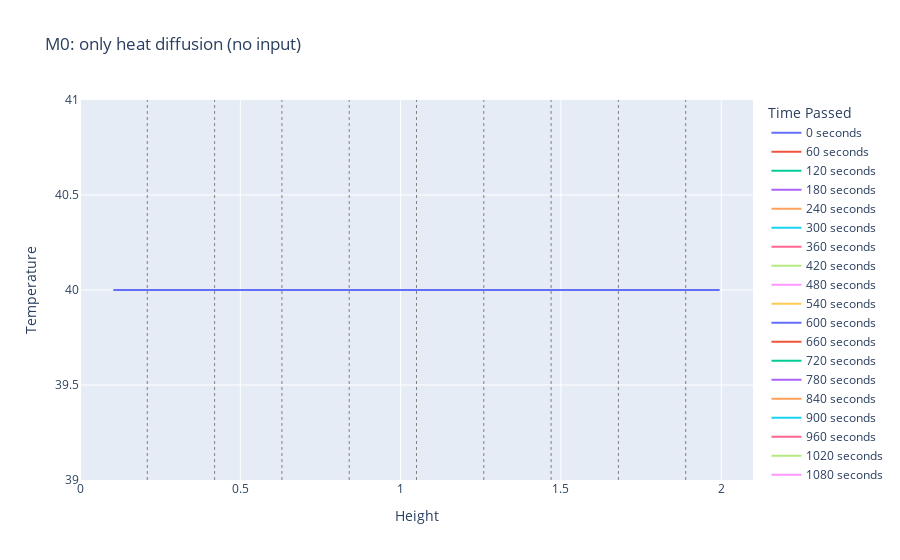
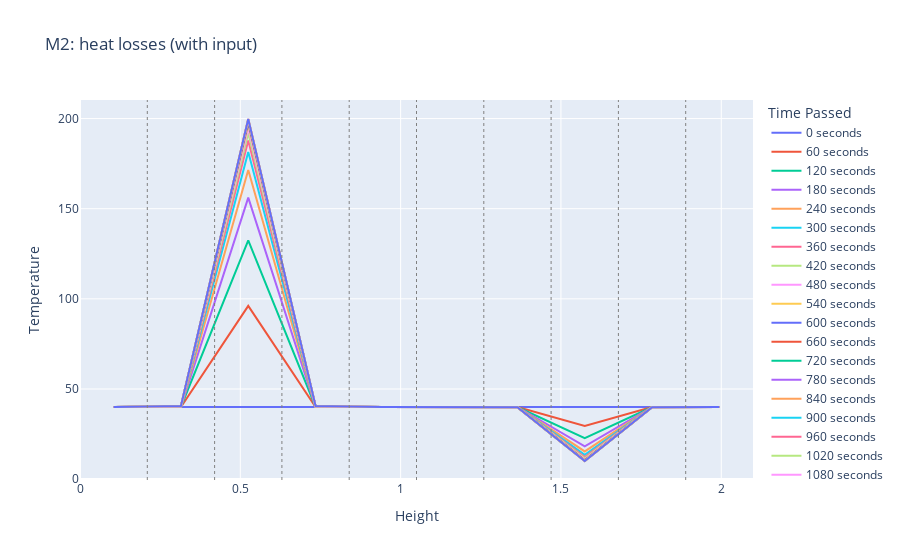
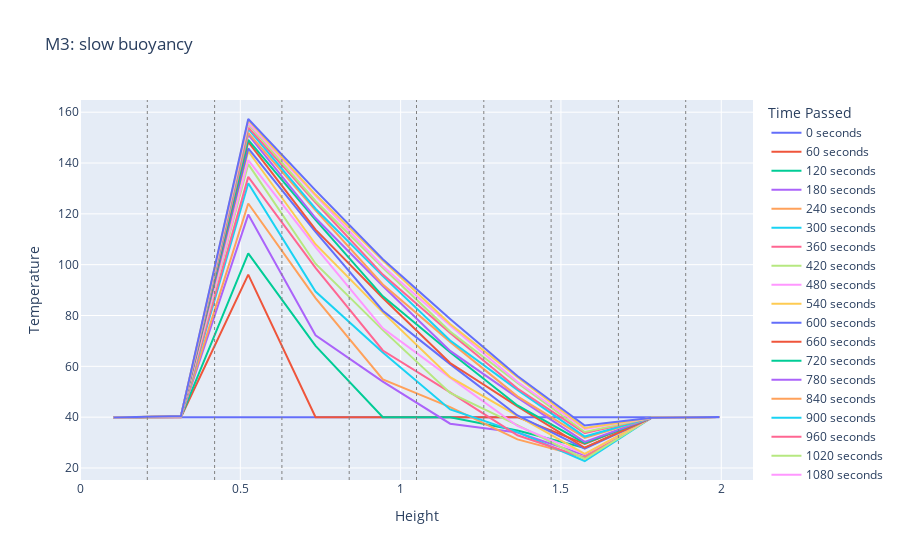
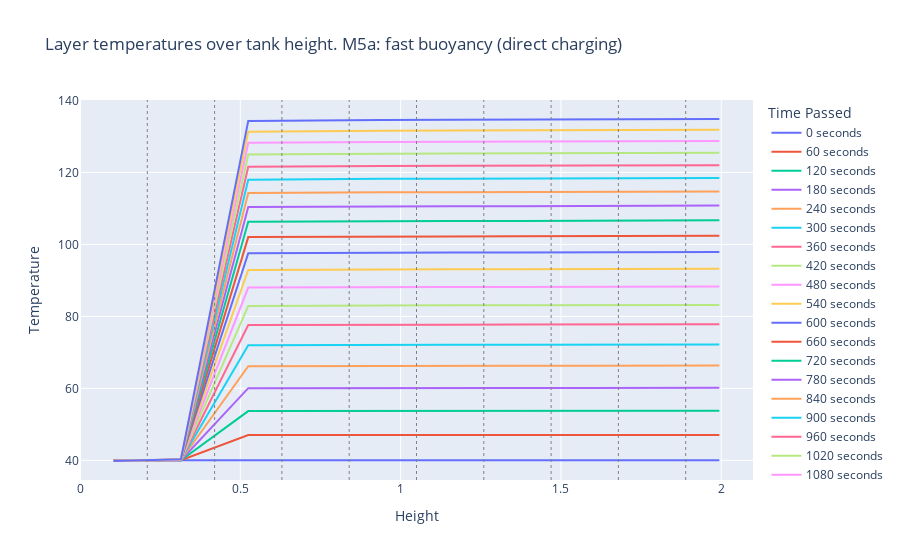

Here is the notebook cell these charts were saved with, in order:
### Markdown cell above
#### Model 5: only direct heating (heat flowing streams)

### Code cell
# MODEL 0 - only dif (no inputs)
tank_vector0 = HeatDistributionVector_model0(alpha, z, T_zero, dt)
stability0 = tank_vector0.stability_check()
if (stability0 == 0):
    # Solve for the temperatures
    final_temperature0, results0 = tank_vector0.vector_solve(num_steps)
    # Plot the results
    plot_results_height(results0, tank_vector0.heights, dt, z, dz, "M0: only heat diffusion (no input)")
    #plot_results_time(results0, dt, "M0: only heat diffusion (no input)")

# MODEL 2 - heat losses (with inputs)
tank_vector2 = HeatDistributionVector_model2(alpha, beta_i, beta_bottom, beta_top, lambda_i, phi_i, z, T_a, T_zero, dt, Qdot, mdot, Tm)
stability2 = tank_vector2.stability_check()
if (stability2 == 0):
    # Solve for the temperatures
    final_temperature2, results2 = tank_vector2.vector_solve(num_steps)
    # Plot the results
    plot_results_height(results2, tank_vector2.heights, dt, z, dz, "M2: heat losses (with input)")
    #plot_results_time(results2, dt, "Temperature development of each layer over time. M2: heat losses (with input)")

# MODEL 3 - slow buoy (inputs)
tank_vector3 = HeatDistributionVector_model3(alpha, beta_i, beta_bottom, beta_top, lambda_i, phi_i, z, T_a, T_zero, dt, Qdot, mdot, Tm)
stability3 = tank_vector3.stability_check()
if (stability3 == 0):
    # Solve for the temperatures
    final_temperature3, results3 = tank_vector3.vector_solve(num_steps)
    # Plot the results
    plot_results_height(results3, tank_vector3.heights, dt, z, dz, "M3: slow buoyancy")
    #plot_results_time(results3, dt, "Temperature development of each layer over time. M3: slow buoyancy")


# MODEL 5a - fast buoy (mdot - only direct charging)

tank_vector5a = HeatDistributionVector_model5a(alpha, beta_i, beta_bottom, beta_top, lambda_i, phi_i, z, T_a, T_zero, dt, Qdot, mdot, Tm)
stability5a = tank_vector5a.stability_check()
if (stability5a == 0):
    # Solve for the temperatures
    final_temperature5a, results5a = tank_vector5a.vector_solve(num_steps)
    # Plot the results
    plot_results_height(results5a, tank_vector5a.heights, dt, z, dz, "Layer temperatures over tank height. M5a: fast buoyancy (direct charging)")
    #plot_results_time(results4, dt, "M4: fast buoyancy (only indirect charging), Temperature development of each layer over time.)")



# MODEL 5b - fast buoy (mdot - separated)
tank_vector5b = HeatDistributionVector_model5b(alpha, beta_i, beta_bottom, beta_top, lambda_i, phi_i, z, T_a, T_zero, dt, Qdot, mdot, Tm)
stability5b = tank_vector5b.stability_check()
if (stability5b == 0):
    # Solve for the temperatures
    final_temperature5b, results5b = tank_vector5b.vector_solve(num_steps)
    # Plot the results
    plot_results_height(results5b, tank_vector5b.heights, dt, z, dz, "M5: separeted direct charging")
    #plot_results_time(results4, dt, "M4: fast buoyancy (only indirect charging), Temperature development of each layer over time.)")


# MODEL 5 - fast buoy (mdot - integrated)
tank_vector5 = HeatDistributionVector_model5(alpha, beta_i, beta_bottom, beta_top, lambda_i, phi_i, z, T_a, T_zero, dt, Qdot, mdot, Tm)
stability5 = tank_vector5.stability_check()
if (stability5 == 0):
    # Solve for the temperatures
    final_temperature5, results5 = tank_vector5.vector_solve(num_steps)
    # Plot the results
    plot_results_height(results5, tank_vector5.heights, dt, z, dz, "Layer temperatures over tank height. M5: integrated direct charging")
    #plot_results_time(results4, dt, "M4: fast buoyancy (only indirect charging), Temperature development of each layer over time.)")

### Figure 1 — Plotly figure (JSON) as saved in the notebook; plotly's stock layout.template omitted (floating-point values rounded to 4 significant figures)
{"data": [{"mode": "lines", "name": "0 seconds", "type": "scatter", "x": [0.105, 0.3149, 0.5248, 0.7347, 0.9446, 1.154, 1.364, 1.574, 1.784, 1.994], "y": [40, 40, 40, 40, 40, 40, 40, 40, 40, 40]}, {"mode": "lines", "name": "60 seconds", "type": "scatter", "x": [0.105, 0.3149, 0.5248, 0.7347, 0.9446, 1.154, 1.364, 1.574, 1.784, 1.994], "y": [40, 40, 40, 40, 40, 40, 40, 40, 40, 40]}, {"mode": "lines", "name": "120 seconds", "type": "scatter", "x": [0.105, 0.3149, 0.5248, 0.7347, 0.9446, 1.154, 1.364, 1.574, 1.784, 1.994], "y": [40, 40, 40, 40, 40, 40, 40, 40, 40, 40]}, {"mode": "lines", "name": "180 seconds", "type": "scatter", "x": [0.105, 0.3149, 0.5248, 0.7347, 0.9446, 1.154, 1.364, 1.574, 1.784, 1.994], "y": [40, 40, 40, 40, 40, 40, 40, 40, 40, 40]}, {"mode": "lines", "name": "240 seconds", "type": "scatter", "x": [0.105, 0.3149, 0.5248, 0.7347, 0.9446, 1.154, 1.364, 1.574, 1.784, 1.994], "y": [40, 40, 40, 40, 40, 40, 40, 40, 40, 40]}, {"mode": "lines", "name": "300 seconds", "type": "scatter", "x": [0.105, 0.3149, 0.5248, 0.7347, 0.9446, 1.154, 1.364, 1.574, 1.784, 1.994], "y": [40, 40, 40, 40, 40, 40, 40, 40, 40, 40]}, {"mode": "lines", "name": "360 seconds", "type": "scatter", "x": [0.105, 0.3149, 0.5248, 0.7347, 0.9446, 1.154, 1.364, 1.574, 1.784, 1.994], "y": [40, 40, 40, 40, 40, 40, 40, 40, 40, 40]}, {"mode": "lines", "name": "420 seconds", "type": "scatter", "x": [0.105, 0.3149, 0.5248, 0.7347, 0.9446, 1.154, 1.364, 1.574, 1.784, 1.994], "y": [40, 40, 40, 40, 40, 40, 40, 40, 40, 40]}, {"mode": "lines", "name": "480 seconds", "type": "scatter", "x": [0.105, 0.3149, 0.5248, 0.7347, 0.9446, 1.154, 1.364, 1.574, 1.784, 1.994], "y": [40, 40, 40, 40, 40, 40, 40, 40, 40, 40]}, {"mode": "lines", "name": "540 seconds", "type": "scatter", "x": [0.105, 0.3149, 0.5248, 0.7347, 0.9446, 1.154, 1.364, 1.574, 1.784, 1.994], "y": [40, 40, 40, 40, 40, 40, 40, 40, 40, 40]}, {"mode": "lines", "name": "600 seconds", "type": "scatter", "x": [0.105, 0.3149, 0.5248, 0.7347, 0.9446, 1.154, 1.364, 1.574, 1.784, 1.994], "y": [40, 40, 40, 40, 40, 40, 40, 40, 40, 40]}, {"mode": "lines", "name": "660 seconds", "type": "scatter", "x": [0.105, 0.3149, 0.5248, 0.7347, 0.9446, 1.154, 1.364, 1.574, 1.784, 1.994], "y": [40, 40, 40, 40, 40, 40, 40, 40, 40, 40]}, {"mode": "lines", "name": "720 seconds", "type": "scatter", "x": [0.105, 0.3149, 0.5248, 0.7347, 0.9446, 1.154, 1.364, 1.574, 1.784, 1.994], "y": [40, 40, 40, 40, 40, 40, 40, 40, 40, 40]}, {"mode": "lines", "name": "780 seconds", "type": "scatter", "x": [0.105, 0.3149, 0.5248, 0.7347, 0.9446, 1.154, 1.364, 1.574, 1.784, 1.994], "y": [40, 40, 40, 40, 40, 40, 40, 40, 40, 40]}, {"mode": "lines", "name": "840 seconds", "type": "scatter", "x": [0.105, 0.3149, 0.5248, 0.7347, 0.9446, 1.154, 1.364, 1.574, 1.784, 1.994], "y": [40, 40, 40, 40, 40, 40, 40, 40, 40, 40]}, {"mode": "lines", "name": "900 seconds", "type": "scatter", "x": [0.105, 0.3149, 0.5248, 0.7347, 0.9446, 1.154, 1.364, 1.574, 1.784, 1.994], "y": [40, 40, 40, 40, 40, 40, 40, 40, 40, 40]}, {"mode": "lines", "name": "960 seconds", "type": "scatter", "x": [0.105, 0.3149, 0.5248, 0.7347, 0.9446, 1.154, 1.364, 1.574, 1.784, 1.994], "y": [40, 40, 40, 40, 40, 40, 40, 40, 40, 40]}, {"mode": "lines", "name": "1020 seconds", "type": "scatter", "x": [0.105, 0.3149, 0.5248, 0.7347, 0.9446, 1.154, 1.364, 1.574, 1.784, 1.994], "y": [40, 40, 40, 40, 40, 40, 40, 40, 40, 40]}, {"mode": "lines", "name": "1080 seconds", "type": "scatter", "x": [0.105, 0.3149, 0.5248, 0.7347, 0.9446, 1.154, 1.364, 1.574, 1.784, 1.994], "y": [40, 40, 40, 40, 40, 40, 40, 40, 40, 40]}, {"mode": "lines", "name": "1140 seconds", "type": "scatter", "x": [0.105, 0.3149, 0.5248, 0.7347, 0.9446, 1.154, 1.364, 1.574, 1.784, 1.994], "y": [40, 40, 40, 40, 40, 40, 40, 40, 40, 40]}, {"mode": "lines", "name": "1200 seconds", "type": "scatter", "x": [0.105, 0.3149, 0.5248, 0.7347, 0.9446, 1.154, 1.364, 1.574, 1.784, 1.994], "y": [40, 40, 40, 40, 40, 40, 40, 40, 40, 40]}], "layout": {"legend": {"title": {"text": "Time Passed"}}, "shapes": [{"line": {"color": "grey", "dash": "dot", "width": 1}, "type": "line", "x0": 0.2099, "x1": 0.2099, "xref": "x", "y0": 0, "y1": 1, "yref": "paper"}, {"line": {"color": "grey", "dash": "dot", "width": 1}, "type": "line", "x0": 0.4198, "x1": 0.4198, "xref": "x", "y0": 0, "y1": 1, "yref": "paper"}, {"line": {"color": "grey", "dash": "dot", "width": 1}, "type": "line", "x0": 0.6297, "x1": 0.6297, "xref": "x", "y0": 0, "y1": 1, "yref": "paper"}, {"line": {"color": "grey", "dash": "dot", "width": 1}, "type": "line", "x0": 0.8396, "x1": 0.8396, "xref": "x", "y0": 0, "y1": 1, "yref": "paper"}, {"line": {"color": "grey", "dash": "dot", "width": 1}, "type": "line", "x0": 1.05, "x1": 1.05, "xref": "x", "y0": 0, "y1": 1, "yref": "paper"}, {"line": {"color": "grey", "dash": "dot", "width": 1}, "type": "line", "x0": 1.259, "x1": 1.259, "xref": "x", "y0": 0, "y1": 1, "yref": "paper"}, {"line": {"color": "grey", "dash": "dot", "width": 1}, "type": "line", "x0": 1.469, "x1": 1.469, "xref": "x", "y0": 0, "y1": 1, "yref": "paper"}, {"line": {"color": "grey", "dash": "dot", "width": 1}, "type": "line", "x0": 1.679, "x1": 1.679, "xref": "x", "y0": 0, "y1": 1, "yref": "paper"}, {"line": {"color": "grey", "dash": "dot", "width": 1}, "type": "line", "x0": 1.889, "x1": 1.889, "xref": "x", "y0": 0, "y1": 1, "yref": "paper"}], "title": {"text": "M0: only heat diffusion (no input)"}, "xaxis": {"range": [0, 2.099], "title": {"text": "Height"}}, "yaxis": {"title": {"text": "Temperature"}}}}

### Figure 2 — Plotly figure (JSON) as saved in the notebook; plotly's stock layout.template omitted (floating-point values rounded to 4 significant figures)
{"data": [{"mode": "lines", "name": "0 seconds", "type": "scatter", "x": [0.105, 0.3149, 0.5248, 0.7347, 0.9446, 1.154, 1.364, 1.574, 1.784, 1.994], "y": [40, 40, 40, 40, 40, 40, 40, 40, 40, 40]}, {"mode": "lines", "name": "60 seconds", "type": "scatter", "x": [0.105, 0.3149, 0.5248, 0.7347, 0.9446, 1.154, 1.364, 1.574, 1.784, 1.994], "y": [40.0, 40.0, 96.1, 40.0, 40.0, 40.0, 40.0, 29.48, 40.0, 40.0]}, {"mode": "lines", "name": "120 seconds", "type": "scatter", "x": [0.105, 0.3149, 0.5248, 0.7347, 0.9446, 1.154, 1.364, 1.574, 1.784, 1.994], "y": [39.99, 40.01, 132.5, 40.01, 40.0, 40.0, 40.0, 22.65, 40.0, 39.99]}, {"mode": "lines", "name": "180 seconds", "type": "scatter", "x": [0.105, 0.3149, 0.5248, 0.7347, 0.9446, 1.154, 1.364, 1.574, 1.784, 1.994], "y": [39.99, 40.03, 156.1, 40.03, 40.0, 40.0, 39.99, 18.22, 39.99, 39.99]}, {"mode": "lines", "name": "240 seconds", "type": "scatter", "x": [0.105, 0.3149, 0.5248, 0.7347, 0.9446, 1.154, 1.364, 1.574, 1.784, 1.994], "y": [39.99, 40.05, 171.5, 40.05, 39.99, 39.99, 39.98, 15.35, 39.98, 39.99]}, {"mode": "lines", "name": "300 seconds", "type": "scatter", "x": [0.105, 0.3149, 0.5248, 0.7347, 0.9446, 1.154, 1.364, 1.574, 1.784, 1.994], "y": [39.99, 40.07, 181.4, 40.07, 39.99, 39.99, 39.98, 13.48, 39.98, 39.99]}, {"mode": "lines", "name": "360 seconds", "type": "scatter", "x": [0.105, 0.3149, 0.5248, 0.7347, 0.9446, 1.154, 1.364, 1.574, 1.784, 1.994], "y": [39.98, 40.1, 187.9, 40.1, 39.99, 39.99, 39.97, 12.27, 39.97, 39.98]}, {"mode": "lines", "name": "420 seconds", "type": "scatter", "x": [0.105, 0.3149, 0.5248, 0.7347, 0.9446, 1.154, 1.364, 1.574, 1.784, 1.994], "y": [39.98, 40.13, 192.1, 40.13, 39.99, 39.99, 39.96, 11.49, 39.96, 39.98]}, {"mode": "lines", "name": "480 seconds", "type": "scatter", "x": [0.105, 0.3149, 0.5248, 0.7347, 0.9446, 1.154, 1.364, 1.574, 1.784, 1.994], "y": [39.98, 40.16, 194.8, 40.16, 39.99, 39.99, 39.96, 10.98, 39.96, 39.98]}, {"mode": "lines", "name": "540 seconds", "type": "scatter", "x": [0.105, 0.3149, 0.5248, 0.7347, 0.9446, 1.154, 1.364, 1.574, 1.784, 1.994], "y": [39.98, 40.18, 196.5, 40.18, 39.99, 39.99, 39.95, 10.64, 39.95, 39.98]}, {"mode": "lines", "name": "600 seconds", "type": "scatter", "x": [0.105, 0.3149, 0.5248, 0.7347, 0.9446, 1.154, 1.364, 1.574, 1.784, 1.994], "y": [39.97, 40.21, 197.7, 40.21, 39.99, 39.99, 39.94, 10.43, 39.94, 39.97]}, {"mode": "lines", "name": "660 seconds", "type": "scatter", "x": [0.105, 0.3149, 0.5248, 0.7347, 0.9446, 1.154, 1.364, 1.574, 1.784, 1.994], "y": [39.97, 40.24, 198.4, 40.24, 39.99, 39.98, 39.94, 10.29, 39.94, 39.97]}, {"mode": "lines", "name": "720 seconds", "type": "scatter", "x": [0.105, 0.3149, 0.5248, 0.7347, 0.9446, 1.154, 1.364, 1.574, 1.784, 1.994], "y": [39.97, 40.27, 198.9, 40.27, 39.98, 39.98, 39.93, 10.2, 39.93, 39.97]}, {"mode": "lines", "name": "780 seconds", "type": "scatter", "x": [0.105, 0.3149, 0.5248, 0.7347, 0.9446, 1.154, 1.364, 1.574, 1.784, 1.994], "y": [39.97, 40.3, 199.2, 40.3, 39.98, 39.98, 39.92, 10.14, 39.92, 39.97]}, {"mode": "lines", "name": "840 seconds", "type": "scatter", "x": [0.105, 0.3149, 0.5248, 0.7347, 0.9446, 1.154, 1.364, 1.574, 1.784, 1.994], "y": [39.96, 40.33, 199.4, 40.33, 39.98, 39.98, 39.91, 10.1, 39.91, 39.96]}, {"mode": "lines", "name": "900 seconds", "type": "scatter", "x": [0.105, 0.3149, 0.5248, 0.7347, 0.9446, 1.154, 1.364, 1.574, 1.784, 1.994], "y": [39.96, 40.36, 199.6, 40.36, 39.98, 39.98, 39.91, 10.08, 39.91, 39.96]}, {"mode": "lines", "name": "960 seconds", "type": "scatter", "x": [0.105, 0.3149, 0.5248, 0.7347, 0.9446, 1.154, 1.364, 1.574, 1.784, 1.994], "y": [39.96, 40.39, 199.6, 40.39, 39.98, 39.98, 39.9, 10.06, 39.9, 39.96]}, {"mode": "lines", "name": "1020 seconds", "type": "scatter", "x": [0.105, 0.3149, 0.5248, 0.7347, 0.9446, 1.154, 1.364, 1.574, 1.784, 1.994], "y": [39.96, 40.42, 199.7, 40.42, 39.98, 39.98, 39.89, 10.05, 39.89, 39.95]}, {"mode": "lines", "name": "1080 seconds", "type": "scatter", "x": [0.105, 0.3149, 0.5248, 0.7347, 0.9446, 1.154, 1.364, 1.574, 1.784, 1.994], "y": [39.95, 40.46, 199.7, 40.46, 39.98, 39.98, 39.89, 10.05, 39.89, 39.95]}, {"mode": "lines", "name": "1140 seconds", "type": "scatter", "x": [0.105, 0.3149, 0.5248, 0.7347, 0.9446, 1.154, 1.364, 1.574, 1.784, 1.994], "y": [39.95, 40.49, 199.8, 40.49, 39.97, 39.97, 39.88, 10.04, 39.88, 39.95]}, {"mode": "lines", "name": "1200 seconds", "type": "scatter", "x": [0.105, 0.3149, 0.5248, 0.7347, 0.9446, 1.154, 1.364, 1.574, 1.784, 1.994], "y": [39.95, 40.52, 199.8, 40.52, 39.97, 39.97, 39.87, 10.04, 39.87, 39.95]}], "layout": {"legend": {"title": {"text": "Time Passed"}}, "shapes": [{"line": {"color": "grey", "dash": "dot", "width": 1}, "type": "line", "x0": 0.2099, "x1": 0.2099, "xref": "x", "y0": 0, "y1": 1, "yref": "paper"}, {"line": {"color": "grey", "dash": "dot", "width": 1}, "type": "line", "x0": 0.4198, "x1": 0.4198, "xref": "x", "y0": 0, "y1": 1, "yref": "paper"}, {"line": {"color": "grey", "dash": "dot", "width": 1}, "type": "line", "x0": 0.6297, "x1": 0.6297, "xref": "x", "y0": 0, "y1": 1, "yref": "paper"}, {"line": {"color": "grey", "dash": "dot", "width": 1}, "type": "line", "x0": 0.8396, "x1": 0.8396, "xref": "x", "y0": 0, "y1": 1, "yref": "paper"}, {"line": {"color": "grey", "dash": "dot", "width": 1}, "type": "line", "x0": 1.05, "x1": 1.05, "xref": "x", "y0": 0, "y1": 1, "yref": "paper"}, {"line": {"color": "grey", "dash": "dot", "width": 1}, "type": "line", "x0": 1.259, "x1": 1.259, "xref": "x", "y0": 0, "y1": 1, "yref": "paper"}, {"line": {"color": "grey", "dash": "dot", "width": 1}, "type": "line", "x0": 1.469, "x1": 1.469, "xref": "x", "y0": 0, "y1": 1, "yref": "paper"}, {"line": {"color": "grey", "dash": "dot", "width": 1}, "type": "line", "x0": 1.679, "x1": 1.679, "xref": "x", "y0": 0, "y1": 1, "yref": "paper"}, {"line": {"color": "grey", "dash": "dot", "width": 1}, "type": "line", "x0": 1.889, "x1": 1.889, "xref": "x", "y0": 0, "y1": 1, "yref": "paper"}], "title": {"text": "M2: heat losses (with input)"}, "xaxis": {"range": [0, 2.099], "title": {"text": "Height"}}, "yaxis": {"title": {"text": "Temperature"}}}}

### Figure 3 — Plotly figure (JSON) as saved in the notebook; plotly's stock layout.template omitted (floating-point values rounded to 4 significant figures)
{"data": [{"mode": "lines", "name": "0 seconds", "type": "scatter", "x": [0.105, 0.3149, 0.5248, 0.7347, 0.9446, 1.154, 1.364, 1.574, 1.784, 1.994], "y": [40, 40, 40, 40, 40, 40, 40, 40, 40, 40]}, {"mode": "lines", "name": "60 seconds", "type": "scatter", "x": [0.105, 0.3149, 0.5248, 0.7347, 0.9446, 1.154, 1.364, 1.574, 1.784, 1.994], "y": [39.96, 40.0, 96.1, 40.0, 40.0, 40.0, 40.0, 29.48, 40.0, 40.03]}, {"mode": "lines", "name": "120 seconds", "type": "scatter", "x": [0.105, 0.3149, 0.5248, 0.7347, 0.9446, 1.154, 1.364, 1.574, 1.784, 1.994], "y": [39.93, 40.03, 104.5, 68.02, 40.0, 40.0, 34.77, 27.91, 39.97, 40.06]}, {"mode": "lines", "name": "180 seconds", "type": "scatter", "x": [0.105, 0.3149, 0.5248, 0.7347, 0.9446, 1.154, 1.364, 1.574, 1.784, 1.994], "y": [39.92, 40.06, 119.7, 72.22, 53.98, 37.42, 33.95, 25.06, 39.95, 40.07]}, {"mode": "lines", "name": "240 seconds", "type": "scatter", "x": [0.105, 0.3149, 0.5248, 0.7347, 0.9446, 1.154, 1.364, 1.574, 1.784, 1.994], "y": [39.9, 40.09, 124.1, 86.85, 54.82, 43.97, 31.24, 24.23, 39.93, 40.08]}, {"mode": "lines", "name": "300 seconds", "type": "scatter", "x": [0.105, 0.3149, 0.5248, 0.7347, 0.9446, 1.154, 1.364, 1.574, 1.784, 1.994], "y": [39.89, 40.11, 132.1, 89.45, 65.41, 43.03, 34.1, 22.75, 39.92, 40.09]}, {"mode": "lines", "name": "360 seconds", "type": "scatter", "x": [0.105, 0.3149, 0.5248, 0.7347, 0.9446, 1.154, 1.364, 1.574, 1.784, 1.994], "y": [39.88, 40.13, 134.5, 98.73, 66.24, 49.76, 32.89, 23.96, 39.9, 40.09]}, {"mode": "lines", "name": "420 seconds", "type": "scatter", "x": [0.105, 0.3149, 0.5248, 0.7347, 0.9446, 1.154, 1.364, 1.574, 1.784, 1.994], "y": [39.88, 40.15, 139.6, 100.4, 74.25, 49.56, 36.86, 23.53, 39.89, 40.1]}, {"mode": "lines", "name": "480 seconds", "type": "scatter", "x": [0.105, 0.3149, 0.5248, 0.7347, 0.9446, 1.154, 1.364, 1.574, 1.784, 1.994], "y": [39.87, 40.17, 141.1, 106.9, 74.97, 55.55, 36.54, 25.46, 39.88, 40.1]}, {"mode": "lines", "name": "540 seconds", "type": "scatter", "x": [0.105, 0.3149, 0.5248, 0.7347, 0.9446, 1.154, 1.364, 1.574, 1.784, 1.994], "y": [39.87, 40.2, 144.6, 108.0, 81.23, 55.76, 40.5, 25.59, 39.87, 40.1]}, {"mode": "lines", "name": "600 seconds", "type": "scatter", "x": [0.105, 0.3149, 0.5248, 0.7347, 0.9446, 1.154, 1.364, 1.574, 1.784, 1.994], "y": [39.86, 40.22, 145.7, 112.9, 81.9, 60.87, 40.67, 27.59, 39.86, 40.11]}, {"mode": "lines", "name": "660 seconds", "type": "scatter", "x": [0.105, 0.3149, 0.5248, 0.7347, 0.9446, 1.154, 1.364, 1.574, 1.784, 1.994], "y": [39.86, 40.24, 148.3, 113.8, 86.89, 61.28, 44.23, 27.97, 39.85, 40.11]}, {"mode": "lines", "name": "720 seconds", "type": "scatter", "x": [0.105, 0.3149, 0.5248, 0.7347, 0.9446, 1.154, 1.364, 1.574, 1.784, 1.994], "y": [39.85, 40.26, 149.1, 117.6, 87.54, 65.56, 44.62, 29.8, 39.85, 40.11]}, {"mode": "lines", "name": "780 seconds", "type": "scatter", "x": [0.105, 0.3149, 0.5248, 0.7347, 0.9446, 1.154, 1.364, 1.574, 1.784, 1.994], "y": [39.85, 40.28, 151.2, 118.3, 91.58, 66.08, 47.68, 30.27, 39.84, 40.11]}, {"mode": "lines", "name": "840 seconds", "type": "scatter", "x": [0.105, 0.3149, 0.5248, 0.7347, 0.9446, 1.154, 1.364, 1.574, 1.784, 1.994], "y": [39.85, 40.3, 151.8, 121.4, 92.21, 69.63, 48.18, 31.87, 39.83, 40.11]}, {"mode": "lines", "name": "900 seconds", "type": "scatter", "x": [0.105, 0.3149, 0.5248, 0.7347, 0.9446, 1.154, 1.364, 1.574, 1.784, 1.994], "y": [39.84, 40.32, 153.5, 122.0, 95.5, 70.19, 50.75, 32.36, 39.83, 40.11]}, {"mode": "lines", "name": "960 seconds", "type": "scatter", "x": [0.105, 0.3149, 0.5248, 0.7347, 0.9446, 1.154, 1.364, 1.574, 1.784, 1.994], "y": [39.84, 40.34, 154.0, 124.5, 96.1, 73.12, 51.27, 33.72, 39.82, 40.11]}, {"mode": "lines", "name": "1020 seconds", "type": "scatter", "x": [0.105, 0.3149, 0.5248, 0.7347, 0.9446, 1.154, 1.364, 1.574, 1.784, 1.994], "y": [39.84, 40.36, 155.3, 125.1, 98.8, 73.68, 53.42, 34.18, 39.82, 40.11]}, {"mode": "lines", "name": "1080 seconds", "type": "scatter", "x": [0.105, 0.3149, 0.5248, 0.7347, 0.9446, 1.154, 1.364, 1.574, 1.784, 1.994], "y": [39.84, 40.39, 155.8, 127.1, 99.37, 76.11, 53.93, 35.33, 39.81, 40.11]}, {"mode": "lines", "name": "1140 seconds", "type": "scatter", "x": [0.105, 0.3149, 0.5248, 0.7347, 0.9446, 1.154, 1.364, 1.574, 1.784, 1.994], "y": [39.83, 40.41, 156.9, 127.6, 101.6, 76.65, 55.72, 35.75, 39.81, 40.11]}, {"mode": "lines", "name": "1200 seconds", "type": "scatter", "x": [0.105, 0.3149, 0.5248, 0.7347, 0.9446, 1.154, 1.364, 1.574, 1.784, 1.994], "y": [39.83, 40.43, 157.3, 129.2, 102.1, 78.65, 56.2, 36.71, 39.8, 40.11]}], "layout": {"legend": {"title": {"text": "Time Passed"}}, "shapes": [{"line": {"color": "grey", "dash": "dot", "width": 1}, "type": "line", "x0": 0.2099, "x1": 0.2099, "xref": "x", "y0": 0, "y1": 1, "yref": "paper"}, {"line": {"color": "grey", "dash": "dot", "width": 1}, "type": "line", "x0": 0.4198, "x1": 0.4198, "xref": "x", "y0": 0, "y1": 1, "yref": "paper"}, {"line": {"color": "grey", "dash": "dot", "width": 1}, "type": "line", "x0": 0.6297, "x1": 0.6297, "xref": "x", "y0": 0, "y1": 1, "yref": "paper"}, {"line": {"color": "grey", "dash": "dot", "width": 1}, "type": "line", "x0": 0.8396, "x1": 0.8396, "xref": "x", "y0": 0, "y1": 1, "yref": "paper"}, {"line": {"color": "grey", "dash": "dot", "width": 1}, "type": "line", "x0": 1.05, "x1": 1.05, "xref": "x", "y0": 0, "y1": 1, "yref": "paper"}, {"line": {"color": "grey", "dash": "dot", "width": 1}, "type": "line", "x0": 1.259, "x1": 1.259, "xref": "x", "y0": 0, "y1": 1, "yref": "paper"}, {"line": {"color": "grey", "dash": "dot", "width": 1}, "type": "line", "x0": 1.469, "x1": 1.469, "xref": "x", "y0": 0, "y1": 1, "yref": "paper"}, {"line": {"color": "grey", "dash": "dot", "width": 1}, "type": "line", "x0": 1.679, "x1": 1.679, "xref": "x", "y0": 0, "y1": 1, "yref": "paper"}, {"line": {"color": "grey", "dash": "dot", "width": 1}, "type": "line", "x0": 1.889, "x1": 1.889, "xref": "x", "y0": 0, "y1": 1, "yref": "paper"}], "title": {"text": "M3: slow buoyancy"}, "xaxis": {"range": [0, 2.099], "title": {"text": "Height"}}, "yaxis": {"title": {"text": "Temperature"}}}}

### Figure 4 — Plotly figure (JSON) as saved in the notebook; plotly's stock layout.template omitted (floating-point values rounded to 4 significant figures)
{"data": [{"mode": "lines", "name": "0 seconds", "type": "scatter", "x": [0.105, 0.3149, 0.5248, 0.7347, 0.9446, 1.154, 1.364, 1.574, 1.784, 1.994], "y": [40, 40, 40, 40, 40, 40, 40, 40, 40, 40]}, {"mode": "lines", "name": "60 seconds", "type": "scatter", "x": [0.105, 0.3149, 0.5248, 0.7347, 0.9446, 1.154, 1.364, 1.574, 1.784, 1.994], "y": [39.96, 40.0, 47.01, 47.01, 47.01, 47.01, 47.01, 47.01, 47.01, 47.04]}, {"mode": "lines", "name": "120 seconds", "type": "scatter", "x": [0.105, 0.3149, 0.5248, 0.7347, 0.9446, 1.154, 1.364, 1.574, 1.784, 1.994], "y": [39.93, 40.03, 53.68, 53.71, 53.71, 53.71, 53.71, 53.71, 53.72, 53.77]}, {"mode": "lines", "name": "180 seconds", "type": "scatter", "x": [0.105, 0.3149, 0.5248, 0.7347, 0.9446, 1.154, 1.364, 1.574, 1.784, 1.994], "y": [39.91, 40.04, 60.06, 60.11, 60.12, 60.12, 60.12, 60.12, 60.14, 60.2]}, {"mode": "lines", "name": "240 seconds", "type": "scatter", "x": [0.105, 0.3149, 0.5248, 0.7347, 0.9446, 1.154, 1.364, 1.574, 1.784, 1.994], "y": [39.9, 40.06, 66.16, 66.23, 66.25, 66.25, 66.25, 66.26, 66.28, 66.34]}, {"mode": "lines", "name": "300 seconds", "type": "scatter", "x": [0.105, 0.3149, 0.5248, 0.7347, 0.9446, 1.154, 1.364, 1.574, 1.784, 1.994], "y": [39.89, 40.07, 72.0, 72.08, 72.11, 72.11, 72.11, 72.12, 72.14, 72.22]}, {"mode": "lines", "name": "360 seconds", "type": "scatter", "x": [0.105, 0.3149, 0.5248, 0.7347, 0.9446, 1.154, 1.364, 1.574, 1.784, 1.994], "y": [39.88, 40.08, 77.58, 77.68, 77.7, 77.71, 77.72, 77.72, 77.75, 77.83]}, {"mode": "lines", "name": "420 seconds", "type": "scatter", "x": [0.105, 0.3149, 0.5248, 0.7347, 0.9446, 1.154, 1.364, 1.574, 1.784, 1.994], "y": [39.87, 40.1, 82.92, 83.02, 83.06, 83.07, 83.07, 83.09, 83.12, 83.2]}, {"mode": "lines", "name": "480 seconds", "type": "scatter", "x": [0.105, 0.3149, 0.5248, 0.7347, 0.9446, 1.154, 1.364, 1.574, 1.784, 1.994], "y": [39.86, 40.11, 88.03, 88.13, 88.17, 88.19, 88.2, 88.21, 88.25, 88.33]}, {"mode": "lines", "name": "540 seconds", "type": "scatter", "x": [0.105, 0.3149, 0.5248, 0.7347, 0.9446, 1.154, 1.364, 1.574, 1.784, 1.994], "y": [39.85, 40.12, 92.91, 93.02, 93.07, 93.08, 93.09, 93.11, 93.15, 93.24]}, {"mode": "lines", "name": "600 seconds", "type": "scatter", "x": [0.105, 0.3149, 0.5248, 0.7347, 0.9446, 1.154, 1.364, 1.574, 1.784, 1.994], "y": [39.85, 40.13, 97.57, 97.7, 97.74, 97.76, 97.78, 97.8, 97.84, 97.93]}, {"mode": "lines", "name": "660 seconds", "type": "scatter", "x": [0.105, 0.3149, 0.5248, 0.7347, 0.9446, 1.154, 1.364, 1.574, 1.784, 1.994], "y": [39.84, 40.14, 102.0, 102.2, 102.2, 102.2, 102.3, 102.3, 102.3, 102.4]}, {"mode": "lines", "name": "720 seconds", "type": "scatter", "x": [0.105, 0.3149, 0.5248, 0.7347, 0.9446, 1.154, 1.364, 1.574, 1.784, 1.994], "y": [39.84, 40.16, 106.3, 106.4, 106.5, 106.5, 106.5, 106.6, 106.6, 106.7]}, {"mode": "lines", "name": "780 seconds", "type": "scatter", "x": [0.105, 0.3149, 0.5248, 0.7347, 0.9446, 1.154, 1.364, 1.574, 1.784, 1.994], "y": [39.83, 40.17, 110.4, 110.5, 110.6, 110.6, 110.6, 110.7, 110.7, 110.8]}, {"mode": "lines", "name": "840 seconds", "type": "scatter", "x": [0.105, 0.3149, 0.5248, 0.7347, 0.9446, 1.154, 1.364, 1.574, 1.784, 1.994], "y": [39.83, 40.19, 114.3, 114.4, 114.5, 114.5, 114.5, 114.6, 114.6, 114.7]}, {"mode": "lines", "name": "900 seconds", "type": "scatter", "x": [0.105, 0.3149, 0.5248, 0.7347, 0.9446, 1.154, 1.364, 1.574, 1.784, 1.994], "y": [39.83, 40.2, 118.0, 118.2, 118.2, 118.3, 118.3, 118.3, 118.4, 118.5]}, {"mode": "lines", "name": "960 seconds", "type": "scatter", "x": [0.105, 0.3149, 0.5248, 0.7347, 0.9446, 1.154, 1.364, 1.574, 1.784, 1.994], "y": [39.82, 40.22, 121.6, 121.7, 121.8, 121.8, 121.9, 121.9, 121.9, 122.0]}, {"mode": "lines", "name": "1020 seconds", "type": "scatter", "x": [0.105, 0.3149, 0.5248, 0.7347, 0.9446, 1.154, 1.364, 1.574, 1.784, 1.994], "y": [39.82, 40.23, 125.0, 125.1, 125.2, 125.3, 125.3, 125.3, 125.4, 125.5]}, {"mode": "lines", "name": "1080 seconds", "type": "scatter", "x": [0.105, 0.3149, 0.5248, 0.7347, 0.9446, 1.154, 1.364, 1.574, 1.784, 1.994], "y": [39.81, 40.25, 128.2, 128.4, 128.5, 128.5, 128.6, 128.6, 128.6, 128.7]}, {"mode": "lines", "name": "1140 seconds", "type": "scatter", "x": [0.105, 0.3149, 0.5248, 0.7347, 0.9446, 1.154, 1.364, 1.574, 1.784, 1.994], "y": [39.81, 40.26, 131.4, 131.5, 131.6, 131.7, 131.7, 131.7, 131.8, 131.9]}, {"mode": "lines", "name": "1200 seconds", "type": "scatter", "x": [0.105, 0.3149, 0.5248, 0.7347, 0.9446, 1.154, 1.364, 1.574, 1.784, 1.994], "y": [39.81, 40.28, 134.3, 134.5, 134.6, 134.6, 134.7, 134.7, 134.8, 134.9]}], "layout": {"legend": {"title": {"text": "Time Passed"}}, "shapes": [{"line": {"color": "grey", "dash": "dot", "width": 1}, "type": "line", "x0": 0.2099, "x1": 0.2099, "xref": "x", "y0": 0, "y1": 1, "yref": "paper"}, {"line": {"color": "grey", "dash": "dot", "width": 1}, "type": "line", "x0": 0.4198, "x1": 0.4198, "xref": "x", "y0": 0, "y1": 1, "yref": "paper"}, {"line": {"color": "grey", "dash": "dot", "width": 1}, "type": "line", "x0": 0.6297, "x1": 0.6297, "xref": "x", "y0": 0, "y1": 1, "yref": "paper"}, {"line": {"color": "grey", "dash": "dot", "width": 1}, "type": "line", "x0": 0.8396, "x1": 0.8396, "xref": "x", "y0": 0, "y1": 1, "yref": "paper"}, {"line": {"color": "grey", "dash": "dot", "width": 1}, "type": "line", "x0": 1.05, "x1": 1.05, "xref": "x", "y0": 0, "y1": 1, "yref": "paper"}, {"line": {"color": "grey", "dash": "dot", "width": 1}, "type": "line", "x0": 1.259, "x1": 1.259, "xref": "x", "y0": 0, "y1": 1, "yref": "paper"}, {"line": {"color": "grey", "dash": "dot", "width": 1}, "type": "line", "x0": 1.469, "x1": 1.469, "xref": "x", "y0": 0, "y1": 1, "yref": "paper"}, {"line": {"color": "grey", "dash": "dot", "width": 1}, "type": "line", "x0": 1.679, "x1": 1.679, "xref": "x", "y0": 0, "y1": 1, "yref": "paper"}, {"line": {"color": "grey", "dash": "dot", "width": 1}, "type": "line", "x0": 1.889, "x1": 1.889, "xref": "x", "y0": 0, "y1": 1, "yref": "paper"}], "title": {"text": "Layer temperatures over tank height. M5a: fast buoyancy (direct charging)"}, "xaxis": {"range": [0, 2.099], "title": {"text": "Height"}}, "yaxis": {"title": {"text": "Temperature"}}}}
